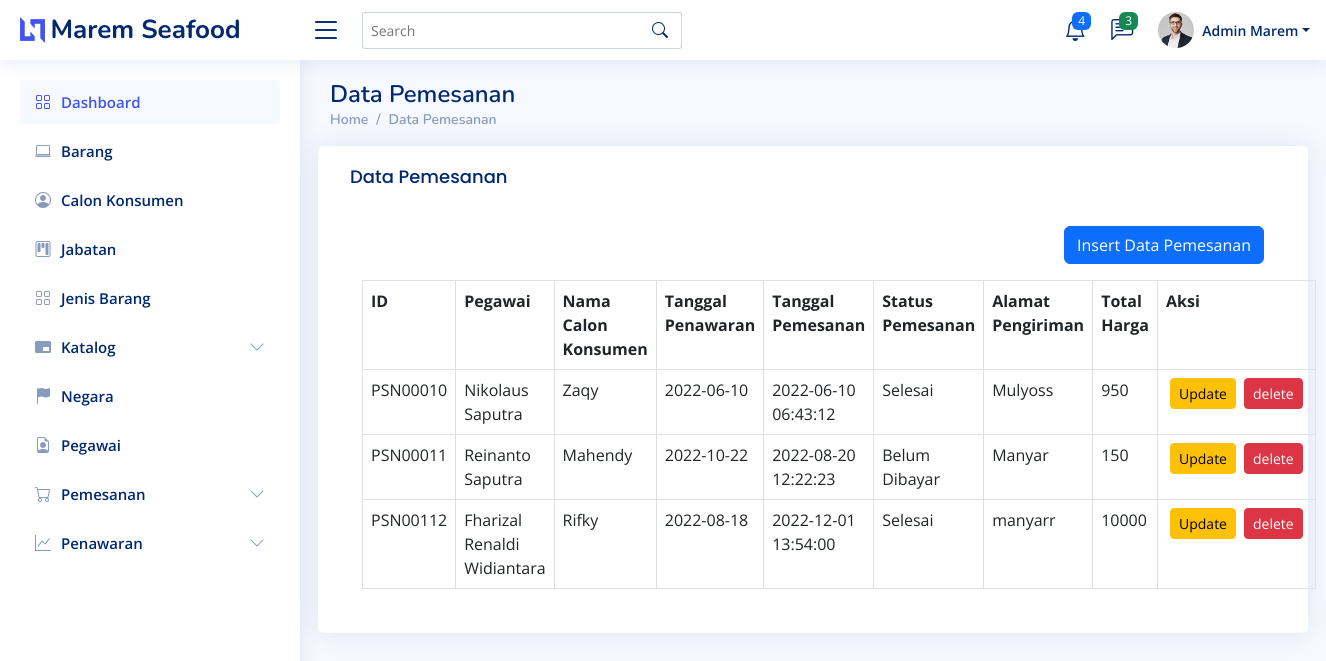
The app's page /pemesanan.php with its own data.
### tables this page shows
CREATE TABLE `pemesanan` (
  `id_pemesanan` char(8) NOT NULL,
  `id_pegawai` char(4) DEFAULT NULL,
  `id_calon_konsumen` char(6) DEFAULT NULL,
  `id_penawaran` char(8) DEFAULT NULL,
  `tgl_pemesanan` datetime DEFAULT NULL,
  `status_pemesanan` char(2) DEFAULT NULL,
  `alamat_pengiriman` varchar(100) DEFAULT NULL,
  `total_harga` float(8,2) DEFAULT NULL
);

CREATE TABLE `pegawai` (
  `id_pegawai` char(4) NOT NULL,
  `id_jabatan` char(2) DEFAULT NULL,
  `nama_pegawai` varchar(30) DEFAULT NULL,
  `telp_pegawai` varchar(15) DEFAULT NULL,
  `email_pegawai` varchar(50) DEFAULT NULL,
  `alamat_pegawai` varchar(50) DEFAULT NULL,
  `jk_pegawai` tinyint(1) DEFAULT NULL,
  `pass_pegawai` varchar(20) DEFAULT NULL
);

CREATE TABLE `calon_konsumen` (
  `id_calon_konsumen` char(6) NOT NULL,
  `id_negara` char(4) DEFAULT NULL,
  `nama_calon_konsumen` varchar(50) DEFAULT NULL,
  `email_calon_konsumen` varchar(100) DEFAULT NULL,
  `tgl_penawaran_terakhir` date DEFAULT NULL
);

CREATE TABLE `penawaran` (
  `id_penawaran` char(8) NOT NULL,
  `id_katalog` char(6) DEFAULT NULL,
  `id_pegawai` char(4) DEFAULT NULL,
  `tgl_penawaran` date DEFAULT NULL
);

### db.php (called while the page is built, shortened)
<?php
class db
{
    public function __construct()
    {
        $host = "localhost";
        $dbname = "maremseafood";
        $username = "root";
        $password = "";
        $this->db = new PDO("mysql:host={$host};dbname={$dbname}", $username, $password);
    }
}
?>

### pemesanan.php (the view, shortened to what this page needs)
<?php
require_once 'db.php';
class pemesanan extends db
{
    public function show()
    {
        $data = $this->db->prepare("SELECT * FROM pemesanan JOIN pegawai ON pegawai.id_pegawai=pemesanan.id_pegawai JOIN calon_konsumen ON calon_konsumen.id_calon_konsumen=pemesanan.id_calon_konsumen JOIN penawaran ON penawaran.id_penawaran=pemesanan.id_penawaran");
        try
        {
            $data->execute();
            $result = $data->fetchAll();
        }
        catch(PDOException $e)
        {
            print_r($e->getMessage());
        }
        return $result;
    }
    public function showpenawaran()
    {
        $data = $this->db->prepare("SELECT * FROM penawaran");
        try
        {
            $data->execute();
            $result = $data->fetchAll();
        }
        catch(PDOException $e)
        {
            print_r($e->getMessage());
        }
        return $result;
    }
}
$data = new pemesanan;
?>
<!DOCTYPE html>
<html lang="en">
<head>
  <link href="vendor/bootstrap/css/bootstrap.min.css" rel="stylesheet">
  <link href="vendor/bootstrap-icons/bootstrap-icons.css" rel="stylesheet">
  <link href="vendor/boxicons/css/boxicons.min.css" rel="stylesheet">
  <link href="vendor/quill/quill.snow.css" rel="stylesheet">
  <link href="vendor/quill/quill.bubble.css" rel="stylesheet">
  <link href="vendor/remixicon/remixicon.css" rel="stylesheet">
  <link href="vendor/simple-datatables/style.css" rel="stylesheet">
  <link href="css/style.css" rel="stylesheet">
</head>
<body>
  <header id="header" class="header fixed-top d-flex align-items-center">
    <div class="d-flex align-items-center justify-content-between">
      <a href="index.html" class="logo d-flex align-items-center">
        <img src="img/logo.png" alt="">
        <span class="d-none d-lg-block">Marem Seafood</span>
      </a>
      <i class="bi bi-list toggle-sidebar-btn"></i>
    </div>
    <div class="search-bar">
      <form class="search-form d-flex align-items-center" method="POST" action="#">
        <input type="text" name="query" placeholder="Search" title="Enter search keyword">
        <button type="submit" title="Search"><i class="bi bi-search"></i></button>
      </form>
    </div>
    <nav class="header-nav ms-auto">
      <ul class="d-flex align-items-center">
        <li class="nav-item dropdown">
          <a class="nav-link nav-icon" href="#" data-bs-toggle="dropdown">
            <i class="bi bi-bell"></i>
            <span class="badge bg-primary badge-number">4</span>
          </a>
        </li>
        <li class="nav-item dropdown">
          <a class="nav-link nav-icon" href="#" data-bs-toggle="dropdown">
            <i class="bi bi-chat-left-text"></i>
            <span class="badge bg-success badge-number">3</span>
          </a>
        </li>
        <li class="nav-item dropdown pe-3">
          <a class="nav-link nav-profile d-flex align-items-center pe-0" href="#" data-bs-toggle="dropdown">
            <img src="img/profile-img.jpg" alt="Profile" class="rounded-circle">
            <span class="d-none d-md-block dropdown-toggle ps-2">Admin Marem</span>
          </a>
        </li>
      </ul>
    </nav>
  </header>
<aside id="sidebar" class="sidebar">
<ul class="sidebar-nav" id="sidebar-nav">
  <li class="nav-item">
    <a class="nav-link" href="index.php">
      <i class="bi bi-grid"></i>
      <span>Dashboard</span>
    </a>
  </li>
  <li class="nav-item">
    <a class="nav-link collapsed" href="barang.php">
      <i class="bi bi-laptop"></i>
      <span>Barang</span>
    </a>
  </li>
  <li class="nav-item">
    <a class="nav-link collapsed " href="calon-konsumen.php">
      <i class="bi bi-person-circle"></i>
      <span>Calon Konsumen</span>
    </a>
  </li>
  <li class="nav-item">
    <a class="nav-link collapsed" href="jabatan.php">
      <i class="bi bi-kanban"></i>
      <span>Jabatan</span>
    </a>
  </li>
  <li class="nav-item">
    <a class="nav-link collapsed" href="jenis-barang.php">
      <i class="bi bi-grid"></i>
      <span>Jenis Barang</span>
    </a>
  </li>
  <li class="nav-item">
    <a class="nav-link collapsed" data-bs-target="#forms-nav" data-bs-toggle="collapse" href="#">
      <i class="bi bi-pip-fill"></i><span>Katalog</span><i class="bi bi-chevron-down ms-auto"></i>
    </a>
  </li>
  <li class="nav-item">
    <a class="nav-link collapsed" href="negara.php">
      <i class="bi bi-flag-fill"></i>
      <span>Negara</span>
    </a>
  </li>
  <li class="nav-item">
    <a class="nav-link collapsed" href="pegawai.php">
      <i class="bi bi-file-earmark-person "></i>
      <span>Pegawai</span>
    </a>
  </li>
  <li class="nav-item">
    <a class="nav-link collapsed" data-bs-target="#forms-nav" data-bs-toggle="collapse" href="#">
      <i class="bi bi-cart"></i><span>Pemesanan</span><i class="bi bi-chevron-down ms-auto"></i>
    </a>
  </li>
  <li class="nav-item">
    <a class="nav-link collapsed" data-bs-target="#forms-nav" data-bs-toggle="collapse" href="#">
      <i class="bi bi-graph-up"></i><span>Penawaran</span><i class="bi bi-chevron-down ms-auto"></i>
    </a>
  </li>
</ul>
</aside>
  <main id="main" class="main">
    <div class="pagetitle">
      <h1>Data Pemesanan</h1>
      <nav>
        <ol class="breadcrumb">
          <li class="breadcrumb-item"><a href="index.php">Home</a></li>
          <li class="breadcrumb-item"><a href="pemesanan.php">Data Pemesanan</li>
        </ol>
      </nav>
    </div>
    <section class="section dashboard">
      <div class="row">
          <div class="card">
            <div class="card-body">
              <h5 class="card-title">Data Pemesanan</h5>
              <div class="container-fluid my-4">
<div class="d-flex justify-content-end">
    <a class="btn btn-primary mb-3" data-bs-toggle="modal" data-bs-target="#insert">Insert Data Pemesanan</a>
</div>
    <thead>
                <table class="table table-bordered">
                <tr>
                    <th>ID</th>
                    <th>Pegawai</th>
                    <th>Nama Calon Konsumen</th>
                    <th>Tanggal Penawaran</th>
                    <th>Tanggal Pemesanan</th>
                    <th>Status Pemesanan</th>
                    <th>Alamat Pengiriman</th>
                    <th>Total Harga</th>
                    <th>Aksi</th>
                </thead>
                <tbody>
                <?php foreach ($data->show() as $value): ?>
                                        <tr>
                                            <td><?= $value['id_pemesanan'] ?></td>
                                            <td><?= $value['nama_pegawai'] ?></td>
                                            <td><?= $value['nama_calon_konsumen'] ?></td>
                                            <td><?= $value['tgl_penawaran'] ?></td>
                                            <td><?= $value['tgl_pemesanan'] ?></td>
                                            <td><?php if($value['status_pemesanan'] == "01"){echo "Selesai";} else {echo "Belum Dibayar";} ?></td>
                                            <td><?= $value['alamat_pengiriman'] ?></td>
                                            <td><?= $value['total_harga'] ?></td>
                                            <td>
                                                <div class="d-flex justify-content-center">
                                                    <button class="btn btn-sm btn-warning mx-1" data-bs-toggle="modal" data-bs-target="#update<?php echo $value['id_pemesanan']; ?>">Update</button>
                                                    <button class="btn btn-sm btn-danger mx-1" data-bs-toggle="modal" data-bs-target="#delete<?php echo $value['id_pemesanan']; ?>">delete</button>
                                                </div>
                                            </td>
                                        </tr>
                                    <?php endforeach ?>
                </tbody>
</body>
</html>

### css/style.css (style rules this page uses)
:root { scroll-behavior: smooth; }
body { font-family: "Open Sans", sans-serif; background: #f6f9ff; color: #444444; }
a { color: #4154f1; text-decoration: none; }
h1, h2, h3, h4, h5, h6 { font-family: "Nunito", sans-serif; }
#main { margin-top: 60px; padding: 20px 30px; transition: all 0.3s; }
.pagetitle { margin-bottom: 10px; }
.pagetitle h1 { font-size: 24px; margin-bottom: 0; font-weight: 600; color: #012970; }
.card { margin-bottom: 30px; border: none; border-radius: 5px; box-shadow: 0px 0 30px rgba(1, 41, 112, 0.1); }
.card-title { padding: 20px 0 15px 0; font-size: 18px; font-weight: 500; color: #012970; font-family: "Poppins", sans-serif; }
.card-body { padding: 0 20px 20px 20px; }
.breadcrumb { font-size: 14px; font-family: "Nunito", sans-serif; color: #899bbd; font-weight: 600; }
.breadcrumb a { color: #899bbd; transition: 0.3s; }
.breadcrumb .breadcrumb-item::before { color: #899bbd; }
.logo { line-height: 1; }
@media (min-width: 1200px) { .logo { width: 280px; } }
.logo img { max-height: 26px; margin-right: 6px; }
.logo span { font-size: 26px; font-weight: 700; color: #012970; font-family: "Nunito", sans-serif; }
.header { transition: all 0.5s; z-index: 997; height: 60px; box-shadow: 0px 2px 20px rgba(1, 41, 112, 0.1); background-color: #fff; padding-left: 20px; }
.header .toggle-sidebar-btn { font-size: 32px; padding-left: 10px; cursor: pointer; color: #012970; }
.header .search-bar { min-width: 360px; padding: 0 20px; }
.header .search-form { width: 100%; }
.header .search-form input { border: 0; font-size: 14px; color: #012970; border: 1px solid rgba(1, 41, 112, 0.2); padding: 7px 38px 7px 8px; border-radius: 3px; transition: 0.3s; width: 100%; }
.header .search-form button { border: 0; padding: 0; margin-left: -30px; background: none; }
.header .search-form button i { color: #012970; }
.header-nav ul { list-style: none; }
.header-nav>ul { margin: 0; padding: 0; }
.header-nav .nav-icon { font-size: 22px; color: #012970; margin-right: 25px; position: relative; }
.header-nav .nav-profile { color: #012970; }
.header-nav .nav-profile img { max-height: 36px; }
.header-nav .nav-profile span { font-size: 14px; font-weight: 600; }
.header-nav .badge-number { position: absolute; inset: -2px -5px auto auto; font-weight: normal; font-size: 12px; padding: 3px 6px; }
.sidebar { position: fixed; top: 60px; left: 0; bottom: 0; width: 300px; z-index: 996; transition: all 0.3s; padding: 20px; overflow-y: auto; scrollbar-width: thin; scrollbar-color: #aab7cf transparent; box-shadow: 0px 0px 20px rgba(1, 41, 112, 0.1); background-color: #fff; }
@media (min-width: 1200px) { #main, #footer { margin-left: 300px; } }
.sidebar-nav { padding: 0; margin: 0; list-style: none; }
.sidebar-nav li { padding: 0; margin: 0; list-style: none; }
.sidebar-nav .nav-item { margin-bottom: 5px; }
.sidebar-nav .nav-link { display: flex; align-items: center; font-size: 15px; font-weight: 600; color: #4154f1; transition: 0.3; background: #f6f9ff; padding: 10px 15px; border-radius: 4px; }
.sidebar-nav .nav-link i { font-size: 16px; margin-right: 10px; color: #4154f1; }
.sidebar-nav .nav-link.collapsed { color: #012970; background: #fff; }
.sidebar-nav .nav-link.collapsed i { color: #899bbd; }
.sidebar-nav .nav-link .bi-chevron-down { margin-right: 0; transition: transform 0.2s ease-in-out; }

### records on screen
pemesanan: id_pemesanan "PSN00010", id_pegawai.nama_pegawai "Nikolaus Saputra", id_calon_konsumen.nama_calon_konsumen "Zaqy", id_penawaran.tgl_penawaran "2022-06-10", tgl_pemesanan "2022-06-10 06:43:12", status_pemesanan "Selesai", alamat_pengiriman "Mulyoss", total_harga "950"
pemesanan: id_pemesanan "PSN00011", id_pegawai.nama_pegawai "Reinanto Saputra", id_calon_konsumen.nama_calon_konsumen "Mahendy", id_penawaran.tgl_penawaran "2022-10-22", tgl_pemesanan "2022-08-20 12:22:23", status_pemesanan "Belum Dibayar", alamat_pengiriman "Manyar", total_harga "150"
pemesanan: id_pemesanan "PSN00112", id_pegawai.nama_pegawai "Fharizal Renaldi Widiantara", id_calon_konsumen.nama_calon_konsumen "Rifky", id_penawaran.tgl_penawaran "2022-08-18", tgl_pemesanan "2022-12-01 13:54:00", status_pemesanan "Selesai", alamat_pengiriman "manyarr", total_harga "10000"
